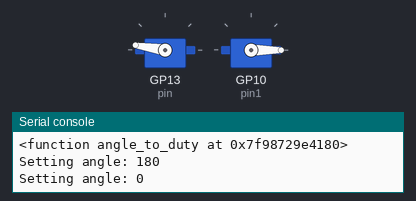
Recording of a program running on a simulated Raspberry Pi Pico running MicroPython. On the bench: 2 × servo, the last lines printed to the serial console. Servo angles are drawn from the pulse width (0.5 ms = 0°, 2.5 ms = 180°).

Above: at 0.05 s.
At 3.0 s:
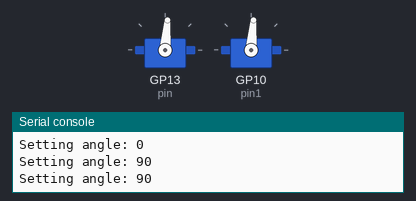
At 6.0 s:
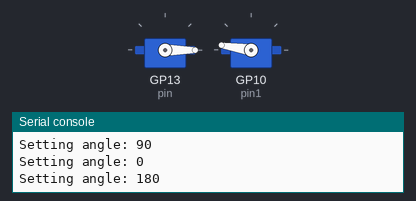
Timing chart, 0 to 7.8 s (numbered marks = the images above):
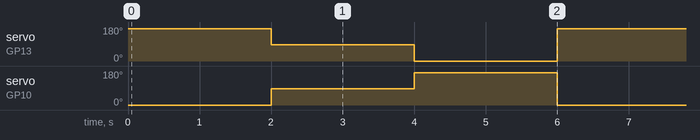

Measured:
- by itself, servo on GP13 (pin): repeats every 6.0 s: 0° 2.0 s, 171° 2.0 s, 85° 2.0 s
- by itself, servo on GP10 (pin1): repeats every 6.0 s: 171° 2.0 s, 0° 2.0 s, 85° 2.0 s

The program:

calibration.py
```python
import ujson
import machine
import time

pin = machine.Pin(13)# 7
pin1 = machine.Pin(10)
pwm = machine.PWM(pin)
pwm1 = machine.PWM(pin1)
pwm.freq(50)
pwm1.freq(50)

min_duty = int(65535 * 0.5 / 20)
print(int(65535 * 2.4 / 20))
max_duty = 7864; #int(65535 * 2.4 / 20)


def angle_to_duty(angle):
    print(f"Setting angle: {angle}")
    return int(min_duty + (angle / 180) * (max_duty - min_duty))

print(angle_to_duty)
buffer = b""
a1 = 5

while True:
    pwm.duty_u16(angle_to_duty(180))  # Set to 90 degrees for testing
    pwm1.duty_u16(angle_to_duty(0))  # Set to 90 degrees for testing
    time.sleep(2)  # Wait for 1 second
    pwm.duty_u16(angle_to_duty(90))  # Set to 90 degrees for testing
    pwm1.duty_u16(angle_to_duty(90))  # Set to 90 degrees for testing
    time.sleep(2)  # Wait for 1 second
    pwm.duty_u16(angle_to_duty(0))   # Set to 0
    pwm1.duty_u16(angle_to_duty(180))   # Set to 0
    time.sleep(2)  # Wait for 1 second

    # pwm1.duty_u16(angle_to_duty(90 + a1))  # Set to 90 degrees for testing
    # pwm.duty_u16(k)   # Set to 0
    # k += 10
    # print(k)

    # time.sleep(0.02)  # Wait for 1 second
```
